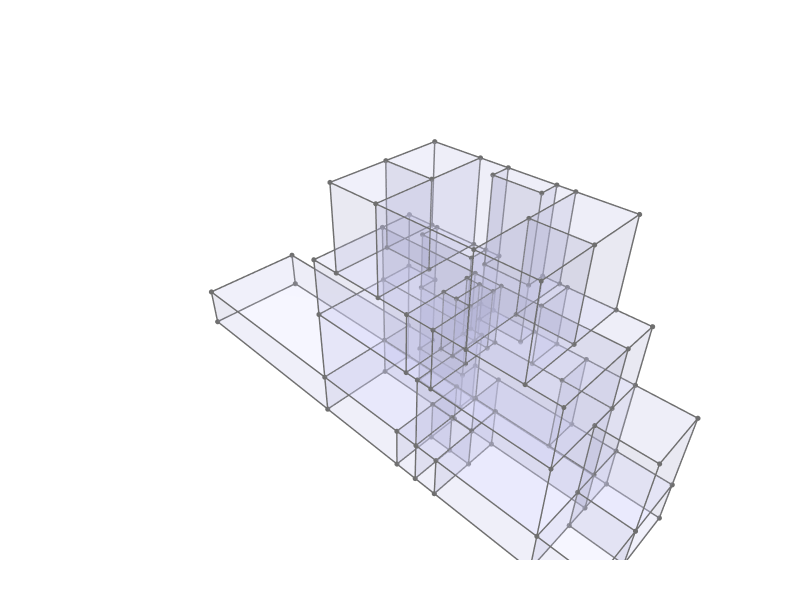

Notebook code cell kept with this figure:
### Markdown cell above
## 8. Primal Graph

The primal graph represents the raw architectural topology: every geometric corner of the room volumes is a vertex, and every boundary edge (walls, floors, ceilings) shared between cells is an edge.

### Code cell
primal_verts = Topology.Vertices(cell_cluster) or []
primal_edges = Topology.Edges(cell_cluster) or []
print(f"Primal - Vertices: {len(primal_verts)}, Edges: {len(primal_edges)}")

Topology.Show(
    cell_cluster,
    faceColor=[210, 210, 250], faceOpacity=0.15,
    edgeColor=GRAPH_EDGE_COLOR, edgeWidth=GRAPH_EDGE_WIDTH,
    vertexColor=GRAPH_EDGE_COLOR, vertexSize=6,
    showVertices=True,
    backgroundColor=GRAPH_BG_DARK,
    width=800, height=600,
    renderer=renderer
)

### Figure 1 — Plotly figure (JSON) as saved in the notebook; plotly's stock layout.template omitted (floating-point values rounded to 4 significant figures; data arrays with more than 128 entries replaced by an {"elided": "..."} marker saying what was removed)
{"data": [{"customdata": {"elided": "280 str values"}, "hoverinfo": "text", "hovertemplate": {"elided": "280 str values"}, "hovertext": {"elided": "280 str values"}, "legendgroup": "1", "legendrank": 1, "marker": {"color": {"elided": "280 str values"}, "line": {"width": 0}, "opacity": 1, "size": {"elided": "280 int values"}, "sizemode": "diameter", "symbol": "circle"}, "mode": "markers", "name": "1: Untitled (Vertices)", "showlegend": false, "text": {"elided": "280 str values"}, "textfont": {"size": 5}, "type": "scatter3d", "x": {"elided": "280 float values"}, "y": {"elided": "280 float values"}, "z": {"elided": "280 float values"}}, {"hoverinfo": "text", "legendgroup": "2", "legendrank": 2, "line": {"color": "#6F6F6F", "dash": "solid", "width": 3}, "marker": {"size": 0}, "mode": "lines", "name": "1: Untitled (Edges)", "showlegend": false, "text": "", "type": "scatter3d", "x": {"elided": "1260 float values"}, "y": {"elided": "1260 float values"}, "z": {"elided": "1260 float values"}}, {"cmax": 1, "cmin": 0, "color": "#D2D2FA", "colorscale": [[0, "#440154"], [0.1111, "#482878"], [0.2222, "#3e4989"], [0.3333, "#31688e"], [0.4444, "#26828e"], [0.5556, "#1f9e89"], [0.6667, "#35b779"], [0.7778, "#6ece58"], [0.8889, "#b5de2b"], [1, "#fde725"]], "flatshading": true, "hoverinfo": "text", "hovertext": "", "i": {"elided": "440 int values"}, "j": {"elided": "440 int values"}, "k": {"elided": "440 int values"}, "legendgroup": "3", "legendrank": 3, "lighting": {"facenormalsepsilon": 0}, "name": "1: Untitled (Faces)", "opacity": 0.15, "showlegend": false, "showscale": false, "text": "", "type": "mesh3d", "x": {"elided": "218 float values"}, "y": {"elided": "218 float values"}, "z": {"elided": "218 float values"}}], "layout": {"autosize": true, "height": 600, "margin": {"b": 40, "l": 40, "r": 40, "t": 40}, "paper_bgcolor": "#FFFFFF", "plot_bgcolor": "#FFFFFF", "scene": {"aspectmode": "data", "camera": {"center": {"x": 0, "y": 0, "z": 0}, "eye": {"x": -1.25, "y": -1.25, "z": 1.25}, "projection": {"type": "perspective"}, "up": {"x": 0, "y": 0, "z": 1}}, "xaxis": {"visible": false}, "yaxis": {"visible": false}, "zaxis": {"visible": false}}, "showlegend": true, "width": 800, "xaxis": {"showgrid": false, "visible": false, "zeroline": false}, "yaxis": {"showgrid": false, "visible": false, "zeroline": false}}}
